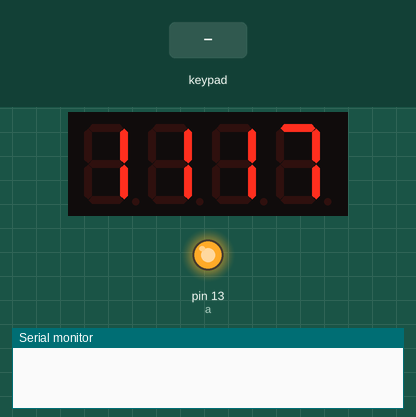
This sketch was run on a simulated Arduino Nano, built with avr-gcc and run on an emulated ATmega328P. On the bench: 4-digit seven-segment display, output pins drawn as LEDs (lit = HIGH), the last lines printed to the serial monitor. Wiring (inferred from the names in the program): 4-digit 7-segment display, segments lit when LOW: segments pin 9, pin 8, pin 7, pin 6, pin 5, pin 4, pin 3, pin 2; digit selects pin 12, pin 11, pin 10, pin 9. Inputs (shaded band) come from the test bench. The segment pins are drawn as the display they are named for; pins used as bus, display or sensor lines are not drawn.

Above: at 1.2 s.
1.3 s: keypad keys 1 2 3 4 pressed 0.4 s apart
At 1.82 s:
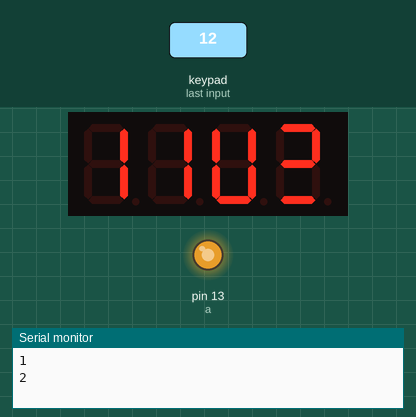
4.4 s: keypad keys 1 3 9 7 * pressed 0.4 s apart
At 6.4 s:
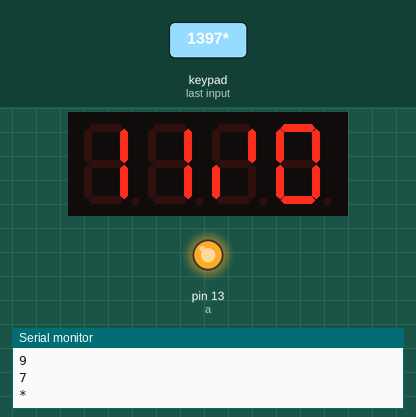
7.9 s: key '4' pressed
At 8.02 s:
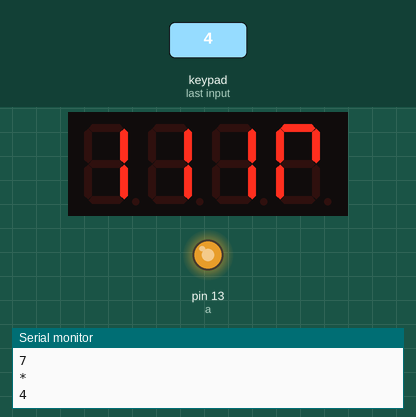
9.6 s: key '=' pressed
At 10.6 s:
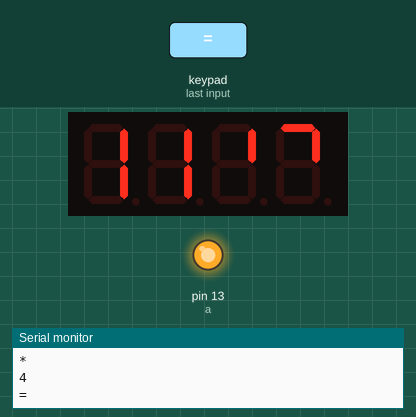
11.1 s: keypad keys 8 / 2 = pressed 0.4 s apart
At 12.12 s:
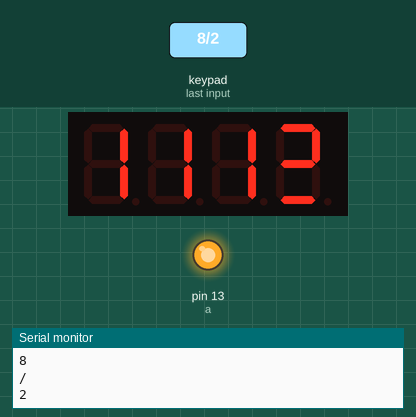
14.2 s: key '0' pressed
At 14.9 s:
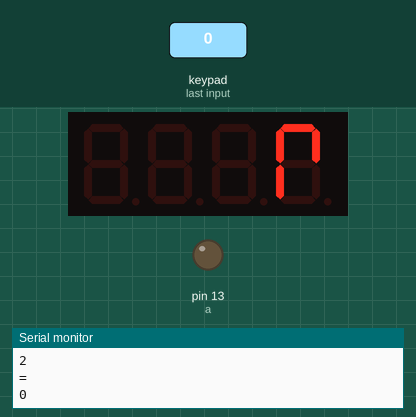
Timing chart, 0 to 16.7 s (numbered marks = the images above; inputs shaded):
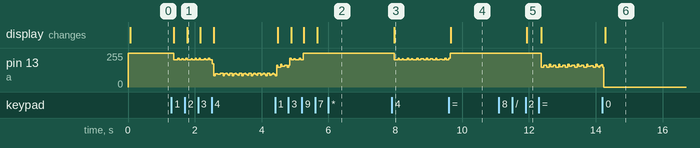

The sketch:

key.ino
```cpp
  #include <Keypad.h>
  #define ulong unsigned long
  #define uchar unsigned char
  #define uint unsigned int

   int key;
   uchar ge=0,shi=0,bai=0,qian=0,wan=0,shiwan=0,baiwan=0,qianwan=0;
      ulong dat;       //数据
      ulong datA;      //过度数据
      uchar addflag;   //加法标志位
      uchar subflag;   //减法标志位
      uchar mulflag;   //乘法标志位
      uchar divflag;   //除法标志位
       uchar overflow;  //溢出标志位
      uchar clrflag;   //数据处理标志位
      uchar illegal;   //除法的非法标志位
      uchar keynum;    //按键键值
      uchar keycode;   //按键IO口状态值
      uchar scanok;    //IO口扫描结束
      uchar checkok;   //键值获取结束

  //设置阴极接口
    int a = 13;
    int b = 2;
    int h = 3;
    int d = 4;
    int e = 5;
    int f = 6;
    int g = 7;
    int p = 8;
    //设置阳极接口
    int d4 = 9;
    int d3 = 10;
        int d2 = 11;
    int d1 = 12;
    //设置变量
    long n = 0;
    int x = 100;
    int del = 55;  //此处数值对时钟进行微调

   char c = '1';
    //mathematic operations
    float Stack; //Total
    float Input; //new number entered by user

    String Stacks;// to manipulate the stack
    String Inputs; // to manipulate new input

    int Size; //control if user has entered a new number

    char lastOper;// last number in the stack
    float lastNum;


  const byte ROWS = 4; //four rows
  const byte COLS = 4; //four columns
  //define the cymbols on the buttons of the keypads
  char hexaKeys[ROWS][COLS] = {
    {'1','4','7','0'},
    {'2','5','8','+'},
    {'3','6','9','-'},
    {'*','/','C','='}
  };
  byte rowPins[ROWS] = {A0, A1, A2, A3}; //connect to the row pinouts of the keypad
  byte colPins[COLS] = {A4, A5, A6, A7}; //connect to the column pinouts of the keypad

  //initialize an instance of class NewKeypad
  Keypad customKeypad = Keypad( makeKeymap(hexaKeys), rowPins, colPins, ROWS, COLS);


  void setup(){
    Serial.begin(9600);
    pinMode(13, OUTPUT);

    pinMode(a,OUTPUT);
    pinMode(b,OUTPUT);
    pinMode(h,OUTPUT);
    pinMode(d,OUTPUT);
    pinMode(e,OUTPUT);
    pinMode(f,OUTPUT);
    pinMode(g,OUTPUT);
    pinMode(p,OUTPUT);
    pinMode(d4,OUTPUT);
    pinMode(d3,OUTPUT);
    pinMode(d2,OUTPUT);
    pinMode(d1,OUTPUT);

  }

  void loop(){


  //   Serial.println(c);

      checkkeycode();
      delay(2);
       calculate_handle();
       display1();

  }

  void checkkeycode(void)
  {

     char c = customKeypad.getKey();
   if(c)
     {
       Serial.println(c);
    switch(c)                       //用开关语句查找键值对应的逻辑功能...
    {
     case '0': keynum=0 ; break;  //数字键
     case '1': keynum=1  ;break;
     case '2': keynum=2  ;break;
     case '3': keynum=3  ;break;
     case '4': keynum=4  ;break;
     case '5': keynum=5  ;break;
     case '6': keynum=6  ;break;
     case '7': keynum=7  ;break;
     case '8': keynum=8  ;break;
     case '9': keynum=9  ;break;
     case '+': keynum=10 ;break;   // +
     case '-': keynum=11 ;break;   // -
     case '*': keynum=12 ;break;   // *
     case '/': keynum=13 ;break;   // /
     case '=': keynum=14 ;break;   // =
     case 'C': keynum=15 ;break;   //清零
    }
        checkok=1;
             //查完后,checkok置1.
   //Serial.println(checkok);
  }
 }
  void add(void)
  {
     addflag++;                          //加法标志置1。。。
     subflag=mulflag=divflag=0;          //将其它运算标志清零。。（一次只能作一种运算）
     clrflag=1;                          //清零标标置1,（当按下加号后，再按第二个加数时，这时应该显示第二加数。。所以要清掉第一个加数。）
     if(addflag>1)                       //此处用于边加。。
     {                                   //当连续加的时候。。加号应有等于的功能。。
         dat=dat+datA;                   //算出和
      datA=dat;                       //和保存，用于下一次连加。。
     }                                   //说明:比如进行"1+2+3"时，当按第二个加时，应该要显示1+2的和。。
     else datA=dat;                      //如果不是连加，将输入的第一个加数暂存。。(因为显示程序只显示dat变量的值。)

  }

  void sub(void)
  {
     subflag++;
     addflag=mulflag=divflag=0;
     clrflag=1;
     if(subflag>1)                //连减。。
     {
         dat=datA-dat;
      datA=dat;
     }
     else datA=dat;
  }

  void mul(void)
  {
     mulflag++;
     addflag=subflag=divflag=0;
     clrflag=1;
     if(mulflag>1)                //连乘
     {
    dat=datA*dat;
    datA=dat;
     }
     else datA=dat;
  }

  void div(void)
  {
     divflag++;
     addflag=subflag=mulflag=0;
     clrflag=1;
     if(divflag>1)
     {
       dat=datA/dat;
    datA=dat;
     }
     else datA=dat;
  }

  void equ(void)
  {

     if(addflag)                           //如果些时做加法运算。。
     {
     dat=dat+datA;                     //计算各存入dat(显示程序会将dat显示的。。)
     }
     if(subflag)
     {
     dat=datA-dat;
     }
     if(mulflag)
     {
        dat=datA*dat;
     }
     if(divflag)
     {
        dat=datA/dat;
     }
     addflag=subflag=mulflag=divflag=0;    //运算一次完成后将所有运标志清零。为下次运算作准备。。
  }


  void datpros(void)                     //数据处理函数。。
  {
     if(keynum==15)                      //如果是15  则认为是清零的  进行清零
     {
       dat=0;
     }
    else                                //否则则认为是数字键 进行显示 存贮 并运算
     {
    if(clrflag)                    //清除标志为1,则执行以下。
    {
     dat=0;
     clrflag = 0;                 //为下次使用准备。
    }

    dat=dat*10+(ulong)keynum;     //将每次按的数字合成一个整体。。比如按下"1","2","3"后就会把它合成"123"
    if(dat>1000000000) overflow=1; //如果输入值大于65535(所用的为int型数据，最大为65535)的话则溢出标志置1，可供显示程序查询并显示"EEEEEEE"
    if(divflag&&!dat) illegal=1;   //如果做除法时除了零，则非法标志置1，供显示程序查询
    }
  }

  void calculate_handle(void)//计算大函数。。
{
    if(checkok)//如果检测键值完。。则执行以下。。
   {
    checkok=0;//检测完标志清零..
  switch (keynum)//如果是+,-,*,/,=则进入相应的函数。。
  {
   case 10 : add(); break;    //如果是按了"+"，则进入加法函数。
   case 11 : sub(); break;    //如果是按了"-"，则进入加法函数。
   case 12 : mul(); break;    //如果是按了"*"，则进入加法函数。
   case 13 : div(); break;    //如果是按了"/"，则进入加法函数。
   case 14 : equ(); break;    //如果是按了"="，则进入加法函数。
   default : datpros();       //如果不是，计算符（即为数字），则进入数据处理函数。
  }
 }

}

    void display1(void)
    {

     if(!overflow && !illegal)
     {
      ge=dat%10;                        //将数据分开然后分别显示
      shi=dat%100/10;
      bai=dat/100;
      qian=dat/1000;
//      wan=dat/10000;
//      shiwan=dat00000/100000;
//      baiwan=dat000000/1000000;
//      qianwan=dat0000000/10000000;
//
   //  Serial.println(ge);
     // P0=table1[ge];
        pickDigit(4);
        pickNumber(ge);    //个位显示
        delay(2);

         pickDigit(3);
         pickNumber(shi);                //十位显示
         delay(2);
        //  Serial.println(shi);

        pickDigit(2);
        pickNumber(bai);                 //百位显示
        delay(2);
    //    Serial.println(bai);

        pickDigit(1);
        pickNumber(qian);                 //百位显示
        delay(2);

//      P0=table4[qian];                //千位位显示
//      delay(2);
//
//      P0=table5[wan];                //wan位显示
//      delay(2);
//
//      P0=table6[shiwan];               //个位显示
//      delay(2);
//      P0=table7[baiwan];               //个位显示
//      delay(2);
//      P0=table8[qianwan];              //个位显示
//      delay(2);
//
//      P0=0xff;
}
     else
     {
     pickDigit(0);
     pickNumber(ge);                 //百位显示
     delay(2);
     }
    }


  void pickDigit(int x)  //定义pickDigit(x),其作用是开启dx端口
  {
    digitalWrite(d1, HIGH);
    digitalWrite(d2, HIGH);
    digitalWrite(d3, HIGH);
    digitalWrite(d4, HIGH);

    switch(x)
    {
    case 1:
      digitalWrite(d1, LOW);
      break;
    case 2:
      digitalWrite(d2, LOW);
      break;
    case 3:
      digitalWrite(d3, LOW);
      break;
    default:
      digitalWrite(d4, LOW);
      break;
    }
  }

  void pickNumber(int x)   //定义pickNumber(x),其作用是显示数字x
  {
    switch(x)
    {
    default:
      zero();
      break;
    case 1:
      one();
      break;
    case 2:
      two();
      break;
    case 3:
      three();
      break;
    case 4:
      four();
      break;
    case 5:
      five();
      break;
    case 6:
      six();
      break;
    case 7:
      seven();
      break;
    case 8:
      eight();
      break;
    case 9:
      nine();
      break;
    }
  }

  void dispDec(int x)  //设定开启小数点
  {
    digitalWrite(p,HIGH);
  }

  void clearLEDs()  //清屏
  {
    digitalWrite(a, LOW);
    digitalWrite(b, LOW);
    digitalWrite(h, LOW);
    digitalWrite(d, LOW);
    digitalWrite(e, LOW);
    digitalWrite(f, LOW);
    digitalWrite(g, LOW);
    digitalWrite(p,LOW);
  }

  void zero()  //定义数字0时阴极那些管脚开关
  {
    digitalWrite(a, HIGH);
    digitalWrite(b, HIGH);
    digitalWrite(h, HIGH);
    digitalWrite(d, HIGH);
    digitalWrite(e, HIGH);
    digitalWrite(f, HIGH);
    digitalWrite(g, LOW);
  }

  void one()  //定义数字1时阴极那些管脚开关
  {
    digitalWrite(a, LOW);
    digitalWrite(b,HIGH);
    digitalWrite(h,HIGH);
    digitalWrite(d, LOW);
    digitalWrite(e, LOW);
    digitalWrite(f, LOW);
    digitalWrite(g, LOW);
  }

  void two()  //定义数字2时阴极那些管脚开关
  {
    digitalWrite(a, HIGH);
    digitalWrite(b, HIGH);
    digitalWrite(h, LOW);
    digitalWrite(d,HIGH);
    digitalWrite(e, HIGH);
    digitalWrite(f, LOW);
    digitalWrite(g, HIGH);
  }

  void three()  //定义数字3时阴极那些管脚开关
  {
    digitalWrite(a, HIGH);
    digitalWrite(b,HIGH);
    digitalWrite(h,HIGH);
    digitalWrite(d, HIGH);
    digitalWrite(e, LOW);
    digitalWrite(f, LOW);
    digitalWrite(g,HIGH);
  }

  void four()  //定义数字4时阴极那些管脚开关
  {
    digitalWrite(a, LOW);
    digitalWrite(b,HIGH);
    digitalWrite(h, HIGH);
    digitalWrite(d, LOW);
    digitalWrite(e,LOW);
    digitalWrite(f, HIGH);
    digitalWrite(g,HIGH);
  }

  void five()  //定义数字5时阴极那些管脚开关
  {
    digitalWrite(a, HIGH);
    digitalWrite(b, LOW);
    digitalWrite(h, HIGH);
    digitalWrite(d,HIGH);
    digitalWrite(e, LOW);
    digitalWrite(f, HIGH);
    digitalWrite(g,HIGH);
  }

  void six()  //定义数字6时阴极那些管脚开关
  {
    digitalWrite(a,HIGH);
    digitalWrite(b,LOW);
    digitalWrite(h,HIGH);
    digitalWrite(d, HIGH);
    digitalWrite(e, HIGH);
    digitalWrite(f, HIGH);
    digitalWrite(g, HIGH);
  }

  void seven()  //定义数字7时阴极那些管脚开关
  {
    digitalWrite(a, HIGH);
    digitalWrite(b, HIGH);
    digitalWrite(h,HIGH);
    digitalWrite(d,LOW);
    digitalWrite(e,LOW);
    digitalWrite(f, LOW);
    digitalWrite(g,LOW);
  }

  void eight()  //定义数字8时阴极那些管脚开关
  {
    digitalWrite(a,HIGH);
    digitalWrite(b, HIGH);
    digitalWrite(h, HIGH);
    digitalWrite(d, HIGH);
    digitalWrite(e,HIGH);
    digitalWrite(f,HIGH);
    digitalWrite(g, HIGH);
  }

  void nine()  //定义数字9时阴极那些管脚开关
  {
    digitalWrite(a, HIGH);
    digitalWrite(b,HIGH);
    digitalWrite(h, HIGH);
    digitalWrite(d, HIGH);
    digitalWrite(e, LOW);
    digitalWrite(f, HIGH);
    digitalWrite(g, HIGH);
  }
```

Measured:
- after the input at 4.4 s, the display: first changes after 0.09 s (image 2 shows a later state)
- after the input at 7.9 s, the display: changes after 0.06 s (image 3)
- after the input at 9.6 s, the display: changes after 0.06 s (image 4)
- after the input at 14.2 s, the display: changes after 0.08 s (image 6)
